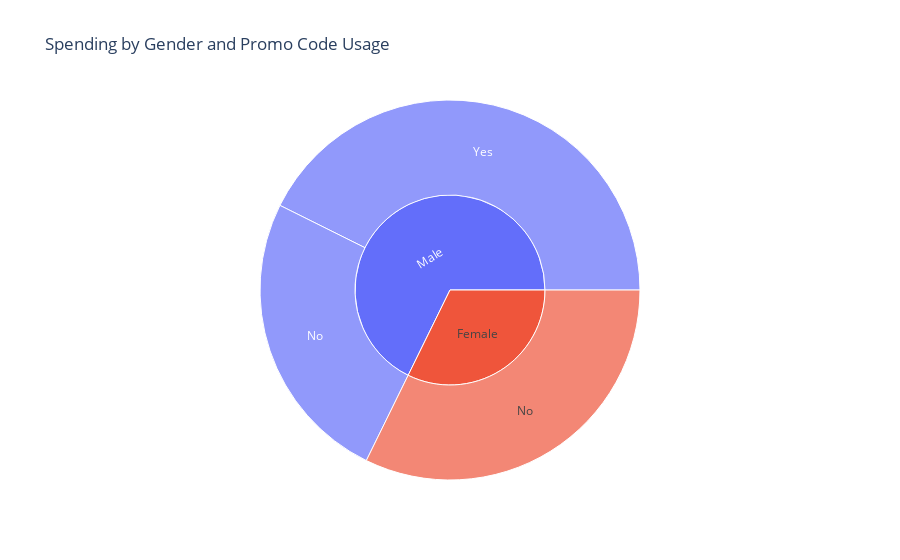

The code cell stored with this chart in its notebook:
### Markdown cell above
2. **Visualize Spending Behavior Using a Sunburst Chart**: A sunburst chart provides a hierarchical view of the data, showing the relationship between customer Gender and whether or not they used a promo code. This visualization helps us see how spending is distributed across different groups.

### Code cell
# Create a sunburst chart showing spending behavior by gender and promo code usage
fig = px.sunburst(shop, path=['Gender', 'Promo Code Used'], values='Purchase Amount (USD)', title='Spending by Gender and Promo Code Usage')
fig.show()

### Figure 1 — Plotly figure (JSON) as saved in the notebook; plotly's stock layout.template omitted (floating-point values rounded to 4 significant figures)
{"data": [{"branchvalues": "total", "domain": {"x": [0, 1], "y": [0, 1]}, "hovertemplate": "labels=%{label}<br>Purchase Amount (USD)=%{value}<br>parent=%{parent}<br>id=%{id}<extra></extra>", "ids": ["Female/No", "Male/No", "Male/Yes", "Female", "Male"], "labels": ["No", "No", "Yes", "Female", "Male"], "name": "", "parents": ["Female", "Male", "Male", "", ""], "type": "sunburst", "values": [75191, 58479, 99411, 75191, 157890]}], "layout": {"legend": {"tracegroupgap": 0}, "title": {"text": "Spending by Gender and Promo Code Usage"}}}
